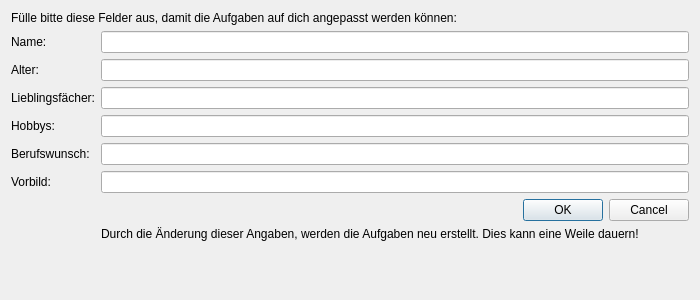
<?xml version="1.0" encoding="UTF-8"?>
<ui version="4.0">
 <class>UI_Dialog_Preferences</class>
 <widget class="QDialog" name="UI_Dialog_Preferences">
  <property name="geometry">
   <rect>
    <x>0</x>
    <y>0</y>
    <width>700</width>
    <height>300</height>
   </rect>
  </property>
  <property name="sizePolicy">
   <sizepolicy hsizetype="Preferred" vsizetype="Preferred">
    <horstretch>0</horstretch>
    <verstretch>0</verstretch>
   </sizepolicy>
  </property>
  <property name="windowTitle">
   <string>Persönliche Informationen</string>
  </property>
  <layout class="QVBoxLayout" name="verticalLayout">
   <item>
    <layout class="QFormLayout" name="formLayout">
     <item row="0" column="0" colspan="2">
      <widget class="QLabel" name="l_Vorlieben">
       <property name="sizePolicy">
        <sizepolicy hsizetype="Preferred" vsizetype="Preferred">
         <horstretch>0</horstretch>
         <verstretch>0</verstretch>
        </sizepolicy>
       </property>
       <property name="minimumSize">
        <size>
         <width>510</width>
         <height>0</height>
        </size>
       </property>
       <property name="maximumSize">
        <size>
         <width>16777212</width>
         <height>16777215</height>
        </size>
       </property>
       <property name="locale">
        <locale language="German" country="Germany"/>
       </property>
       <property name="text">
        <string>Fülle bitte diese Felder aus, damit die Aufgaben auf dich angepasst werden können:</string>
       </property>
      </widget>
     </item>
     <item row="1" column="0">
      <widget class="QLabel" name="l_Name">
       <property name="text">
        <string>Name:</string>
       </property>
      </widget>
     </item>
     <item row="1" column="1">
      <widget class="QLineEdit" name="lE_Name">
       <property name="minimumSize">
        <size>
         <width>500</width>
         <height>0</height>
        </size>
       </property>
       <property name="locale">
        <locale language="German" country="Germany"/>
       </property>
      </widget>
     </item>
     <item row="2" column="0">
      <widget class="QLabel" name="l_Alter">
       <property name="text">
        <string>Alter:</string>
       </property>
      </widget>
     </item>
     <item row="2" column="1">
      <widget class="QLineEdit" name="lE_Alter">
       <property name="minimumSize">
        <size>
         <width>500</width>
         <height>0</height>
        </size>
       </property>
       <property name="locale">
        <locale language="German" country="Germany"/>
       </property>
      </widget>
     </item>
     <item row="3" column="0">
      <widget class="QLabel" name="l_Fach">
       <property name="text">
        <string>Lieblingsfächer:</string>
       </property>
      </widget>
     </item>
     <item row="3" column="1">
      <widget class="QLineEdit" name="lE_Fach">
       <property name="minimumSize">
        <size>
         <width>500</width>
         <height>0</height>
        </size>
       </property>
       <property name="locale">
        <locale language="German" country="Germany"/>
       </property>
      </widget>
     </item>
     <item row="4" column="0">
      <widget class="QLabel" name="l_Hobbys">
       <property name="text">
        <string>Hobbys:</string>
       </property>
      </widget>
     </item>
     <item row="4" column="1">
      <widget class="QLineEdit" name="lE_Hobbys">
       <property name="minimumSize">
        <size>
         <width>500</width>
         <height>0</height>
        </size>
       </property>
       <property name="locale">
        <locale language="German" country="Germany"/>
       </property>
      </widget>
     </item>
     <item row="5" column="0">
      <widget class="QLabel" name="l_Beruf">
       <property name="text">
        <string>Berufswunsch:</string>
       </property>
      </widget>
     </item>
     <item row="5" column="1">
      <widget class="QLineEdit" name="lE_Beruf">
       <property name="minimumSize">
        <size>
         <width>500</width>
         <height>0</height>
        </size>
       </property>
       <property name="locale">
        <locale language="German" country="Germany"/>
       </property>
      </widget>
     </item>
     <item row="6" column="0">
      <widget class="QLabel" name="l_Vorbild">
       <property name="text">
        <string>Vorbild:</string>
       </property>
      </widget>
     </item>
     <item row="6" column="1">
      <widget class="QLineEdit" name="lE_Vorbild">
       <property name="minimumSize">
        <size>
         <width>500</width>
         <height>0</height>
        </size>
       </property>
       <property name="locale">
        <locale language="German" country="Germany"/>
       </property>
      </widget>
     </item>
     <item row="8" column="1">
      <widget class="QLabel" name="l_note">
       <property name="text">
        <string>Durch die Änderung dieser Angaben, werden die Aufgaben neu erstellt. Dies kann eine Weile dauern!</string>
       </property>
      </widget>
     </item>
     <item row="7" column="1">
      <widget class="QDialogButtonBox" name="buttonBox">
       <property name="orientation">
        <enum>Qt::Horizontal</enum>
       </property>
       <property name="standardButtons">
        <set>QDialogButtonBox::Cancel|QDialogButtonBox::Ok</set>
       </property>
      </widget>
     </item>
    </layout>
   </item>
  </layout>
 </widget>
 <resources/>
 <connections>
  <connection>
   <sender>buttonBox</sender>
   <signal>accepted()</signal>
   <receiver>UI_Dialog_Preferences</receiver>
   <slot>accept()</slot>
   <hints>
    <hint type="sourcelabel">
     <x>248</x>
     <y>254</y>
    </hint>
    <hint type="destinationlabel">
     <x>157</x>
     <y>274</y>
    </hint>
   </hints>
  </connection>
  <connection>
   <sender>buttonBox</sender>
   <signal>rejected()</signal>
   <receiver>UI_Dialog_Preferences</receiver>
   <slot>reject()</slot>
   <hints>
    <hint type="sourcelabel">
     <x>316</x>
     <y>260</y>
    </hint>
    <hint type="destinationlabel">
     <x>286</x>
     <y>274</y>
    </hint>
   </hints>
  </connection>
 </connections>
</ui>
